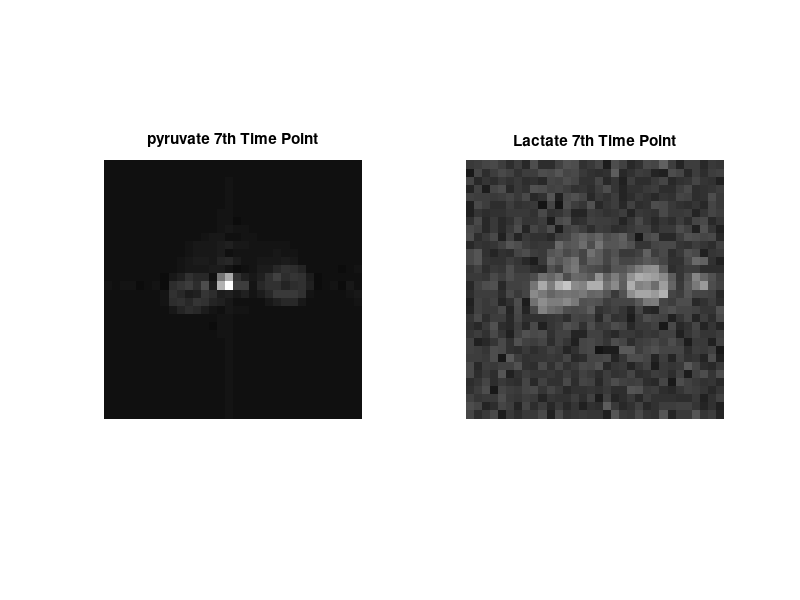
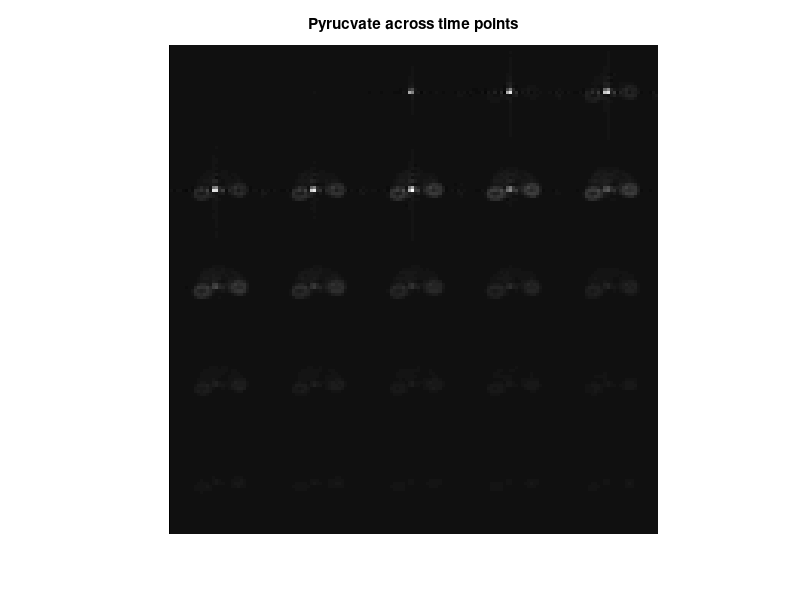
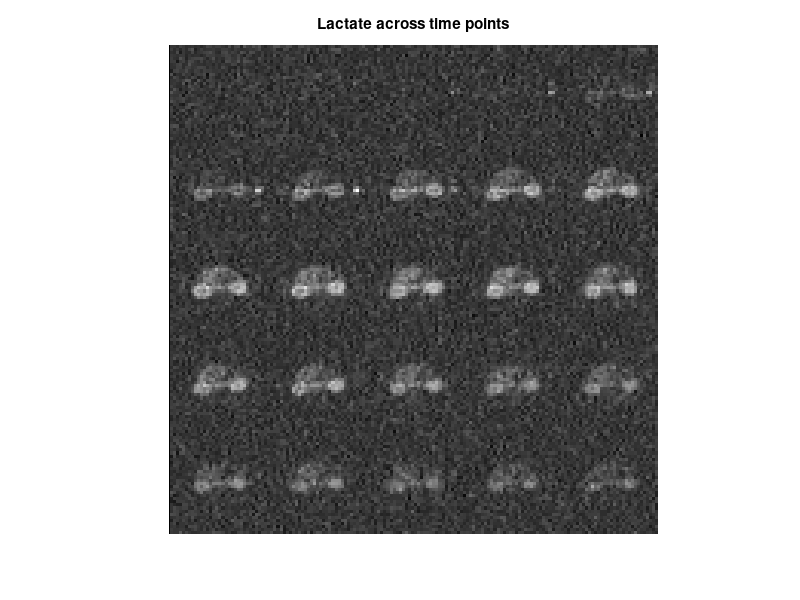
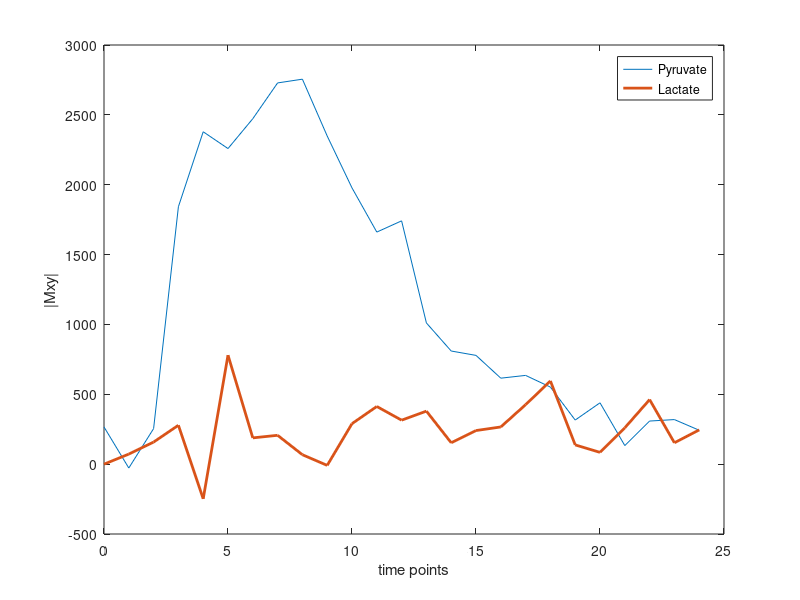

Recreate these plots in MATLAB, in order. (Note: this script raises an error after producing the figures.)
% setup hyperpolarized-mri-toolbox

% IT WORKS

%% Load an imaging dataset
% sample_data available in toolbox
% Easiest: rat or mouse EPI data (single channel RF coil)
% Challenge: Human Brain EPI (multi-channel coil, need to implement coil combination)
clear all;
load("sample_data/Rat Kidneys EPI/exp2_constant/exp2_constant.mat")


% lists all variables
whos

%% Visualize dataset
% for all, find areas that have signal

% 1. display an image from each metabolite at a single time-point

%makes a new figure window, and return its handle.
figure()
%this creates a chart 
subplot(1,2,1)
%it shows 3d arry of pyr,between the range of pyr vector 
imshow(pyr(:,:,8),[min(pyr(:)) max(pyr(:))])
title('pyruvate 7th Time Point')
subplot(122)
imshow(lac(:,:,8),[min(lac(:)) max(lac(:))])
title('Lactate 7th Time Point')
%2. display all slices and/or timepoints for a single metabolite
%permute rearranges the dimensions of pyr/lac and orders is specied by the
%vector
% montage() command is useful, but expects a MxNx1xP matrix for grayscale images
% so use something like this to add a singleton dimension to data:
% data_for_montage = permute(data, [1 2 ndims(data)+1 plot_dimension])
pyr_montage = permute(pyr,[1,2,4,3]);
lac_montage = permute(lac,[1,2,4,3]);

figure()
montage(pyr_montage,'DisplayRange',[min(pyr(:)) max(pyr(:))])
title('Pyrucvate across time points')

figure()
montage(lac_montage,'DisplayRange',[min(lac(:)) max(lac(:))])
title('Lactate across time points')


 % 3. extract the time curves for all metabolites from a single voxel, and
 % plot versus time
voxel = [21,17]; 

%squeeze can remove the demension of length 1
pyr_time = squeeze(pyr(voxel(1),voxel(2),:));
lac_time = squeeze(lac(voxel(1),voxel(2),:));
Number_of_times = size(pyr,3); 
time = 0:Number_of_times-1;

figure()
plot(time,pyr_time,time,lac_time,'LineWidth',2)
legend('Pyruvate','Lactate')
xlabel('time points')
ylabel('|Mxy|')




 %% Excersise:Model-Free Metrics 

 %Plot Lactate/Pyruvate vs time for a single voxel 
voxel = [21,17]; 

%squeeze can remove the demension of length 1
pyr_time = squeeze(pyr(voxel(1),voxel(2),:));
lac_time = squeeze(lac(voxel(1),voxel(2),:));
Number_of_times = size(pyr,3); 
time = 0:Number_of_times-1;

figure()
plot(time,pyr_time,time,lac_time,'LineWidth',2)
legend('Pyruvate','Lactate')
xlabel('time points')
ylabel('|Mxy|')
title('Lactate/Pyruvate')




% Display an image of the AUCratio for each slice
% use compute_AUCratio()
% create a signal mask to only show relevant voxel

%this concatenates lac to the pyr along dimension 3 
S = cat(3,pyr_montage,lac_montage);

%mask out vozels that do not have sufficient pyruvate SNR 
nx = size(pyr,1); 
ny = size(pyr,2);
pyr_AUC = sum(pyr,3);
pyr_max = max(pyr_AUC(:));
ind = find(pyr_AUC >= 0.15*pyr_max);
s_flat = reshape(S,[nx*ny,size(S,3),size(S,4)]);
s_masked = s_flat(ind,:,:);

AUCratio = compute_AUCratio(s_masked);

AUC_map = zeros([nx*ny,1]);
AUC_map(ind) = AUCratio;
AUC_map = reshape(AUC_map,[nx,ny]);

figure()
imagesc(AUC_map)
colormap('hot')
colorbar
title('Lac/Pyr AUC Ratio')

%% Excersise:Kinetic Modeling

%Compute kPL and display kPL maps
%use fit_pyr_kinetics, with fixed T1 vaules
%create a signal mask to only fit and show relevant voxels 

%estimated values for relaxation and rate constants 
R1P_est = 1/20; 
R1L_est = 1/25;
kPL_est = 0.002;

%fixed parameters
params_fixed.R1P = R1P_est;
params_fixed.R1L = R1L_est;

%fit parameters
params_est.kPL = kPL_est;

flips =[flips_pyr'; flips_lac']; %restructure given flip angles 
%mask out voxels that do not have sufficient pyruvvate SNR
nx = size(pyr,1); 
ny = size(pyr,2);
pyr_AUC = sum(pyr,3);
pyr_max = max(pyr_AUC(:));
ind = find(pyr_AUC >= 0.15*pyr_max);
s_flat = reshape(S,[nx*ny,size(S,3),size(S,4)]);
s_flat2 = double(s_flat);
s_masked = s_flat2(ind,:,:);

[params_fit, Sfit, ufit, error_metrics] = fit_pyr_kinetics (s_masked, TR, flips, params_fixed, params_est);
%Construct kPL map
kpl_map = zeros([nx*ny,1]);
kpl_map(ind) = params_fit.kPL;
kpl_map = reshape(kpl_map,[nx ny]);
figure()
imagesc(kpl_map)
colormap('parula')
colorbar

%Compute kPL with different fixed T1 values 
clear params_est
clear params_fixed

%estimated values for relaxation and rate constants
R1P_est = 1 / 25; 
R1L_est = 1 / 30; 
kPL_est = 0.002; 

%fixed parameters
params_fixed.R1P = R1P_est;
params_fixed.R1L = R1L_est;

%fit parameters
params_est.kPL = kPL_est;

[params_fit, Sfit, ufit, error_metrics] = fit_pyr_kinetics(s_masked, TR, flips, params_fixed, params_est);

%construct kPL map
kpl_map = zeros([nx*ny, 1]);
kpl_map(ind) = params_fit.kPL;
kpl_map = reshape(kpl_map, [nx ny]);
figure()
imagesc(kpl_map)
colormap('parula')
colorbar

%Compute kPL while fitting (not fixing) T1 values

clear params_est
clear params_fixed

%estimated values for relaxation and rate constants
R1P_est = 1 / 20; 
R1L_est = 1 / 25; 
kPL_est = 0.002; 

%fixed parameters
params_fixed.R1P = R1P_est; 

%fit parameters -- this time fit lactate T1 as well
params_est.kPL = kPL_est; 
params_est.R1L = R1L_est;

[params_fit, Sfit, ufit, error_metrics] = fit_pyr_kinetics(s_masked, TR, flips, params_fixed, params_est);


%construct kPL map
kpl_map = zeros([nx*ny, 1]);
kpl_map(ind) = params_fit.kPL;
kpl_map = reshape(kpl_map, [nx ny]);
figure()
imagesc(kpl_map)
colormap('parula')
colorbar

%% Excersise:Load and Visualize a HP spectroscopy dataset

%Load a spectroscopic imaging dataset 
%sample_data available in toolbox
%Options human prostate dynamic MRSI,spectral data is [f,x,y,y]

clear all;
load('/Users/ernestodiaz/Desktop/hyperpolarized-mri-toolbox/sample_data/Human Prostate Dynamic MRSI/pc6071_spectra.mat')

whos
% Visualize dataset
% for all, find areas that have signal

% 1. use plot_voxels() to show all spectra at a given time point
% may require using permute() to match dimensionality
s_new = permute(abs(spectra(:,:,:,7)),[2 3 1]);
%whos s_new
figure()
plot_voxels(s_new)

% 2. display a spectrum from a single voxel at a single time-point
single_spectrum_1 = squeeze(abs(spectra(:,4,12,7)));
%whos single_spectrum_1
single_spectrum_2 = squeeze(abs(spectra(:,4,10,7)));
%whos single_spectrum_2
figure()
subplot(211)
plot(1:size(spectra,1),single_spectrum_1,'LineWidth',2)
xlabel('Frequency')
ylabel('|Mxy')
title('Location:[4,12], 7th time point')
subplot(212)
plot(1:size(spectra,1),single_spectrum_2,'LineWidth', 2)
xlabel('frequency')
ylabel('|Mxy|')
title('Location: [4,10], 7th time point')

% Extract metabolite maps

% 1. measure a metabolite (e.g. pyruvate) peak location from a single voxel spectrum
[M,Ipyr] = max(single_spectrum_1);
[M,Ilac] = max(single_spectrum_2);

% 2. compute peak heights for all voxels and time-points
% use max() with an input of the measured peak location + [-5,5] to account for inhomogeneity
pyr_peaks = max(abs(spectra(Ipyr-5:Ipyr+5,:,:,:)), [],1);
lac_peaks = max(abs(spectra(Ilac-5:Ilac+5,:,:,:)), [],1);

% 2. (bonus) integrate peak area from phased spectra
% find_phase_corr() function maybe helpful
Ifit = [Ipyr-25:Ipyr+25, Ilac-25:Ilac+25]; 

%apply phase correction 
phase_corr = zeros(size(spectra,2), size(spectra,3));
whos phase_corr
for a=1:size(spectra,2)
    for b=1:size(spectra,3)
        spec = spectra(Ifit,a,b,:); 
        phase_corr(a,b) = find_phase_corr(spec(:)); 

        spectra(:,a,b,:) = spectra(:,a,b,:)*exp(1i*phase_corr(a,b));
    end
end

%intergrate peak using corrected spectra
pyr_area = abs(sum(spectra(Ifit(1),:,:,:),1));
lac_area = abs(sum(spectra(Ifit(2),:,:,:),1));


% Visualize Images
% 1. display a metabolite image for all time-points
pyr_peaks_montage = permute(pyr_peaks,[2 3 1 4]);
lac_peaks_montage = permute(lac_peaks,[2 3 1 4]);

figure()
montage(pyr_peaks_montage,'DisplayRange',[min(pyr_peaks(:)) max(pyr_peaks(:))]);
title('Pyruvate across time points')

figure()
montage(lac_peaks_montage,'DisplayRange',[min(lac_peaks(:)) max(lac_peaks(:))]);
title('Lactate across time points')


% 2. extract the time curves from a single voxel, and plot
voxel= [4,12];
pyr_time = squeeze(pyr_peaks(:,voxel(1),voxel(2),:));
lac_time = squeeze(lac_peaks(:,voxel(1),voxel(2),:));
time = 0:Nt-1;

figure()
plot(time,pyr_time,time,lac_time,'LineWidth',2)
legend('Pyruvate','Lactate')
xlabel('time points')
ylabel('|Mxy|')






